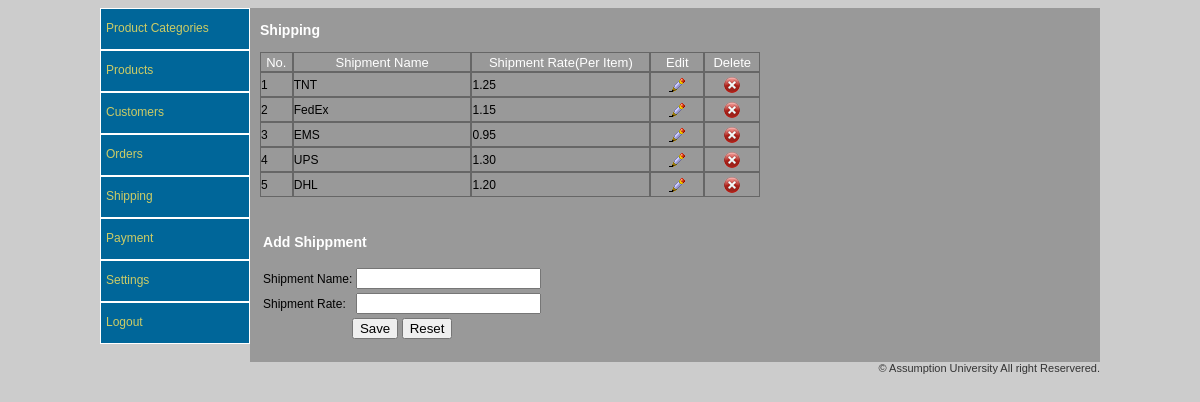
Screenshot of /admin/home.php?page=shipping (signed in) with the database file from the repository.
### tables this page shows
CREATE TABLE IF NOT EXISTS `shipment` (
  `shipmentid` int(11) NOT NULL AUTO_INCREMENT,
  `shipmentname` varchar(50) NOT NULL,
  `shipmentrate` decimal(10,2) NOT NULL,
  PRIMARY KEY (`shipmentid`)
);

### admin/lib/function.php (called while the page is built, shortened)
<?
	function getData($sql){
		require('./config/connect.php');
		$result = mysqli_query($mydb, $sql);
		$i = 0;
		while($row = mysqli_fetch_array($result)){
			$data[$i++] = $row;
		}
		return $data;
	}
	function getRowCount($sql){
		require('./config/connect.php');
		$result = mysqli_query($mydb, $sql);
		$num = mysqli_num_rows($result);
		return $num;
	}
?>

### admin/shipping.php (the view, shortened to what this page needs)
<?
	require_once('lib/function.php');
	$sql = "SELECT * FROM shipment ORDER BY shipmentid desc";
	$rowcount = getRowCount($sql);
	$row = getData($sql);
?>
<h3>Shipping</h3>
<table cellpadding="0" cellspacing="0" width="500px" class="displaytable">
<tr class="titletext" align="center" height="20px">
    <td width="31">No.</td>
	<td width="180">Shipment Name</td>
	<td width="180">Shipment Rate(Per Item)</td>
	<td width="53">Edit</td>
	<td width="54">Delete</td>
  </tr>
<?
	for($i=0; $i < $rowcount; $i++){
?>
	<tr height="25px">
		<td><? echo($i + 1) ?></td>
		<td><? echo($row[$i][1]) ?></td>
		<td><? echo($row[$i][2]) ?></td>
		<td align="center">
            <a href="?page=shippingedit&id=<? echo($row[$i][0]) ?>">
                <img src="img/b_edit.png" width="16" height="16" />
            </a>
        </td>
		<td align="center"><a href="?page=shippingdelete&id=<? echo($row[$i][0]) ?>"  onClick="return confirm('Do you want to delete <? echo($row[$i][1]) ?> catogry?');"><img src="img/b_drop.png" width="16" height="16" /></a></td>
    </tr>
<?
	}
?>
</table>
<div class="space"></div>
<form action="?page=shipppingadd" method="post" onsubmit="return validship();">
<table>
<tr>
<td colspan="2"><h3>Add Shippment</h3></td>
</tr>
<tr>
<td>Shipment Name:</td>
<td><input type="text" name="name" id="name" /></td>
</tr>
<tr>
<td>Shipment Rate:</td>
<td><input type="text" name="rate" id="rate" /></td>
</tr>
<tr align="center">
<td colspan="2">
<input type="submit" value="Save" />
<input type="reset" value="Reset" />
</td>
</tr>
</table>
</form>
<div class="space"></div>

### admin/css/admin.css (style rules this page uses)
body { background-color:#CCCCCC; font-family:Verdana, Arial, Helvetica, sans-serif; font-size:12px; color:#000; }
h3 { color:#FFFFFF; }
a { color:#CCCC66; text-decoration:none; }
img { border:none; }
.displaytable tr td { border:solid #666666 1px; }
.titletext { color:#FFFFFF; font-size:13px; }
.space { height:20px; }

### rows the page displays
shipment: shipmentname "TNT", shipmentrate "1.25"
shipment: shipmentname "FedEx", shipmentrate "1.15"
shipment: shipmentname "EMS", shipmentrate "0.95"
shipment: shipmentname "UPS", shipmentrate "1.30"
shipment: shipmentname "DHL", shipmentrate "1.20"
